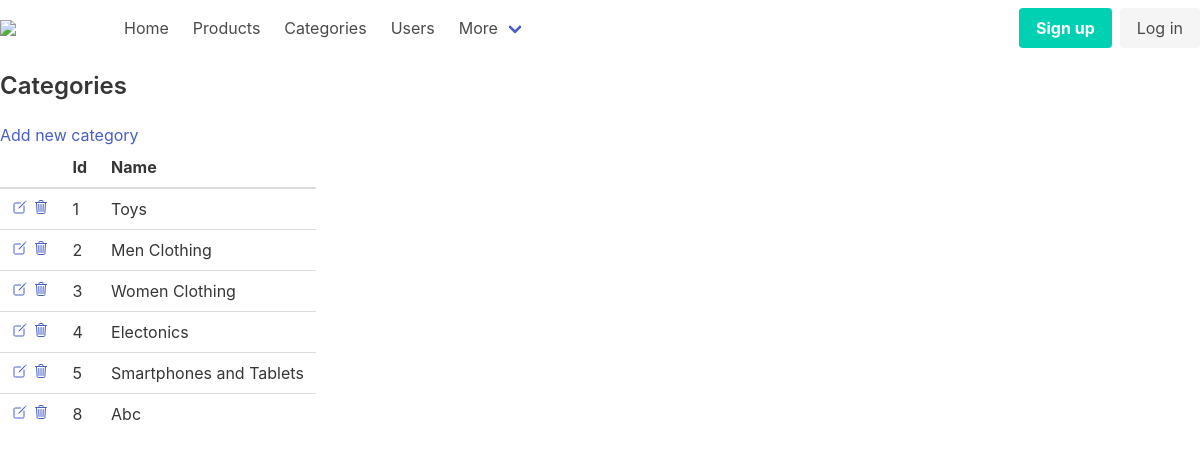
The app's page /admin/category_list.php with its own data.
### tables this page shows
CREATE TABLE IF NOT EXISTS `category` (
  `id` int unsigned NOT NULL AUTO_INCREMENT,
  `name` varchar(50) NOT NULL DEFAULT '0',
  PRIMARY KEY (`id`)
);

### admin/category_list.php (the view)
<?php
require_once('functions.inc.php');
require_once('header.inc.php');
?>
<h1 class="title is-4">Categories</h1>
<a href="category_new.php">Add new category</a>
<table class="table">
  <thead>
    <tr>
      <th></th>
      <th>Id</th>
      <th>Name</th>
    </tr>
  </thead>
  <tbody>
<?php
$query = "SELECT * FROM category";
$result = mysqli_query($conn, $query);
while ($row = mysqli_fetch_array($result)) {
  echo "
    <tr>
    <td>
      <a href=\"category_edit.php?id={$row['id']}\"><ion-icon name=\"create-outline\"></ion-icon></a>
      <a href=\"category_delete.php?id={$row['id']}\" onclick=\"return confirm('Are you sure?');\"><ion-icon name=\"trash-outline\"></ion-icon></a>
    </td>
    <td>". $row['id'] . "</td>
    <td>". htmlentities($row['name']) . "</td>
    </tr>";
};
?>
  </tbody>
</table>
<?php
require_once('footer.inc.php');
?>

### admin/header.inc.php (shortened to what this page needs)
<!DOCTYPE html>
<html>
<head>
    <link rel="stylesheet" href="../css/styles.css">
</head>
<body>
<div class="container is-fullhd">
<nav class="navbar mb-4" role="navigation" aria-label="main navigation">
  <div class="navbar-brand">
    <a class="navbar-item" href="index.php">
      <img src="https://s13emagst.akamaized.net/layout/bg/images/logo//18/26930.svg" width="100">
    </a>
  </div>
  <div id="navbarBasicExample" class="navbar-menu">
    <div class="navbar-start">
      <a class="navbar-item"  href="index.php">
        Home
      </a>
      <a class="navbar-item" href="product_list.php">
        Products
      </a>
      <a class="navbar-item" href="category_list.php">
        Categories
      </a>
      <a class="navbar-item" href="user_list.php">
        Users
      </a>
      <div class="navbar-item has-dropdown is-hoverable">
        <a class="navbar-link">
          More
        </a>
      </div>
    </div>
    <div class="navbar-end">
      <div class="navbar-item">
        <div class="buttons">
          <a class="button is-primary">
            <strong>Sign up</strong>
          </a>
          <a class="button is-light">
            Log in
          </a>
        </div>
      </div>
    </div>
  </div>
</nav>

### admin/footer.inc.php (shortened to what this page needs)
</div>
</body>
</html>

### records on screen
category: id "1", name "Toys"
category: id "2", name "Men Clothing"
category: id "3", name "Women Clothing"
category: id "4", name "Electonics"
category: id "5", name "Smartphones and Tablets"
category: id "8", name "Abc"
